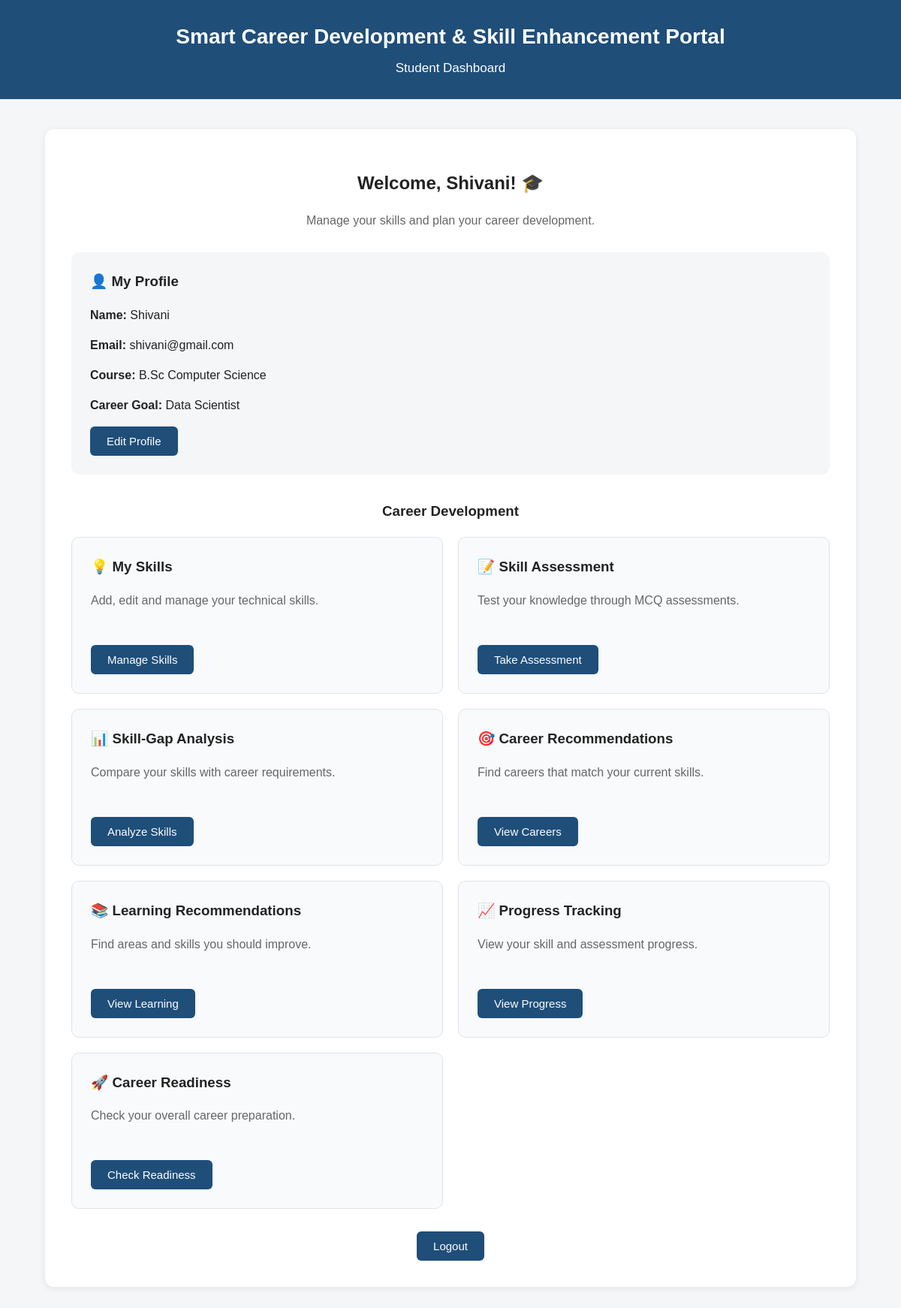
Screenshot of /dashboard (signed in) with the database file from the repository.
### models.py (models this page shows, shortened)
class Student(db.Model):
    id = db.Column(db.Integer, primary_key=True)
    name = db.Column(db.String(100), nullable=False)
    email = db.Column(db.String(100), unique=True, nullable=False)
    password = db.Column(db.String(255), nullable=False)
    course = db.Column(db.String(100))
    career_goal = db.Column(db.String(100))

### app.py (the view)
@app.route("/dashboard")
def dashboard():
    if "student_id" not in session:
        return redirect(url_for("login"))
    student = Student.query.get(session["student_id"])
    return render_template("dashboard.html", student=student)

### templates/dashboard.html (shortened to what this page needs)
<!DOCTYPE html>
<html lang="en">
<head>
    <link rel="stylesheet"
          href="{{ url_for('static', filename='css/style.css') }}">
</head>
<body>
    <header>
        <h1>Smart Career Development & Skill Enhancement Portal</h1>
        <p>Student Dashboard</p>
    </header>
    <main>
        <section class="dashboard-container">
            <h2>Welcome, {{ student.name }}! 🎓</h2>
            <p class="dashboard-subtitle">
                Manage your skills and plan your career development.
            </p>
            <div class="profile-card">
                <h3>👤 My Profile</h3>
                <p>
                    <strong>Name:</strong>
                    {{ student.name }}
                </p>
                <p>
                    <strong>Email:</strong>
                    {{ student.email }}
                </p>
                <p>
                    <strong>Course:</strong>
                    {{ student.course }}
                </p>
                <p>
                    <strong>Career Goal:</strong>
                    {{ student.career_goal }}
                </p>
                <a href="{{ url_for('edit_profile') }}">
                    <button type="button">
                        Edit Profile
                    </button>
                </a>
            </div>
            <h3 class="section-title">
                Career Development
            </h3>
            <div class="dashboard-grid">
                <div class="feature-card">
                    <h3>💡 My Skills</h3>
                    <p>
                        Add, edit and manage your technical skills.
                    </p>
                    <a href="{{ url_for('skills') }}">
                        <button type="button">
                            Manage Skills
                        </button>
                    </a>
                </div>
                <div class="feature-card">
                    <h3>📝 Skill Assessment</h3>
                    <p>
                        Test your knowledge through MCQ assessments.
                    </p>
                    <a href="{{ url_for('assessment') }}">
                        <button type="button">
                            Take Assessment
                        </button>
                    </a>
                </div>
                <div class="feature-card">
                    <h3>📊 Skill-Gap Analysis</h3>
                    <p>
                        Compare your skills with career requirements.
                    </p>
                    <a href="{{ url_for('skill_gap') }}">
                        <button type="button">
                            Analyze Skills
                        </button>
                    </a>
                </div>
                <div class="feature-card">
                    <h3>🎯 Career Recommendations</h3>
                    <p>
                        Find careers that match your current skills.
                    </p>
                    <a href="{{ url_for('career_recommendation') }}">
                        <button type="button">
                            View Careers
                        </button>
                    </a>
                </div>
                <div class="feature-card">
                    <h3>📚 Learning Recommendations</h3>
                    <p>
                        Find areas and skills you should improve.
                    </p>
                    <a href="{{ url_for('learning_recommendation') }}">
                        <button type="button">
                            View Learning
                        </button>
                    </a>
                </div>
                <div class="feature-card">
                    <h3>📈 Progress Tracking</h3>
                    <p>
                        View your skill and assessment progress.
                    </p>
                    <a href="{{ url_for('progress_tracking') }}">
                        <button type="button">
                            View Progress
                        </button>
                    </a>
                </div>
                <div class="feature-card">
                    <h3>🚀 Career Readiness</h3>
                    <p>
                        Check your overall career preparation.
                    </p>
                    <a href="{{ url_for('career_readiness') }}">
                        <button type="button">
                            Check Readiness
                        </button>
                    </a>
                </div>
            </div>
            <div class="dashboard-actions">
                <a href="{{ url_for('logout') }}">
                    <button type="button">
                        Logout
                    </button>
                </a>
            </div>
        </section>
    </main>
</body>
</html>

### static/css/style.css (style rules this page uses)
* { box-sizing: border-box; }
body { margin: 0; font-family: Arial, sans-serif; background-color: #f4f6f8; color: #222; line-height: 1.5; }
header { background-color: #1f4e79; color: white; text-align: center; padding: 28px 20px; }
header h1 { margin: 0; font-size: 28px; }
header p { margin: 8px 0 0; font-size: 17px; }
a { color: #1f4e79; text-decoration: none; }
button { padding: 11px 22px; border: none; border-radius: 6px; cursor: pointer; background-color: #1f4e79; color: white; font-size: 15px; }
.dashboard-container { background-color: white; width: 90%; max-width: 1100px; margin: 40px auto; padding: 35px; border-radius: 12px; box-shadow: 0 2px 10px rgba(0, 0, 0, 0.08); }
.dashboard-container > h2, .dashboard-subtitle { text-align: center; }
.dashboard-subtitle { color: #666; margin-bottom: 30px; }
.profile-card { background-color: #f4f6f8; padding: 25px; border-radius: 10px; margin-bottom: 35px; }
.profile-card h3 { margin-top: 0; }
.section-title { text-align: center; margin: 30px 0 20px; }
.dashboard-grid { display: grid; grid-template-columns: repeat(2, 1fr); gap: 20px; }
.feature-card { background-color: #f8fafc; border: 1px solid #e0e4e8; border-radius: 10px; padding: 25px; text-align: left; }
.feature-card h3 { margin-top: 0; }
.feature-card p { color: #666; min-height: 45px; }
.feature-card button { margin-top: 10px; }
.dashboard-actions { text-align: center; margin-top: 30px; }

### rows the page displays
Student: name "Shivani", email "shivani@gmail.com", course "B.Sc Computer Science", career_goal "Data Scientist"
